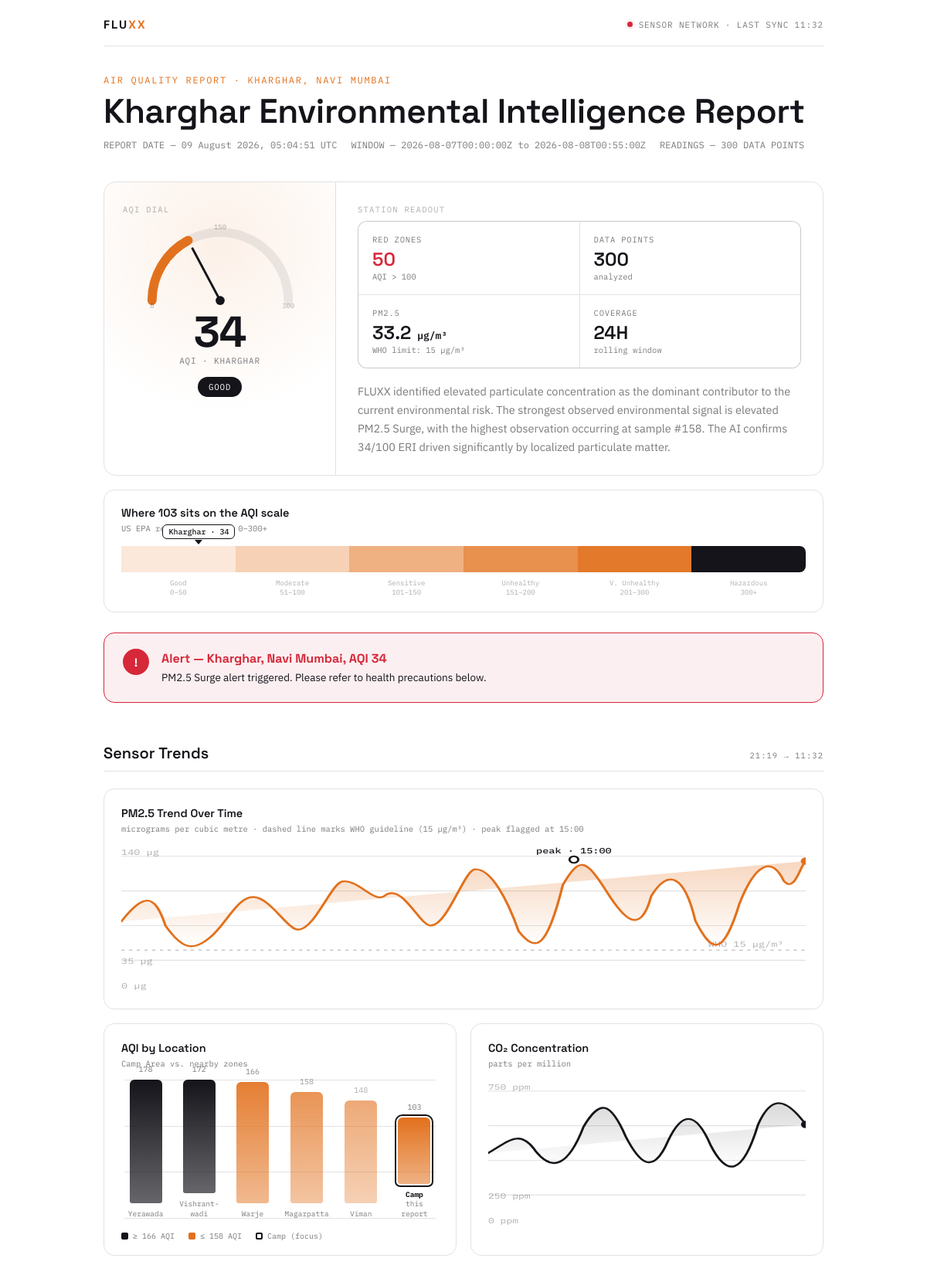
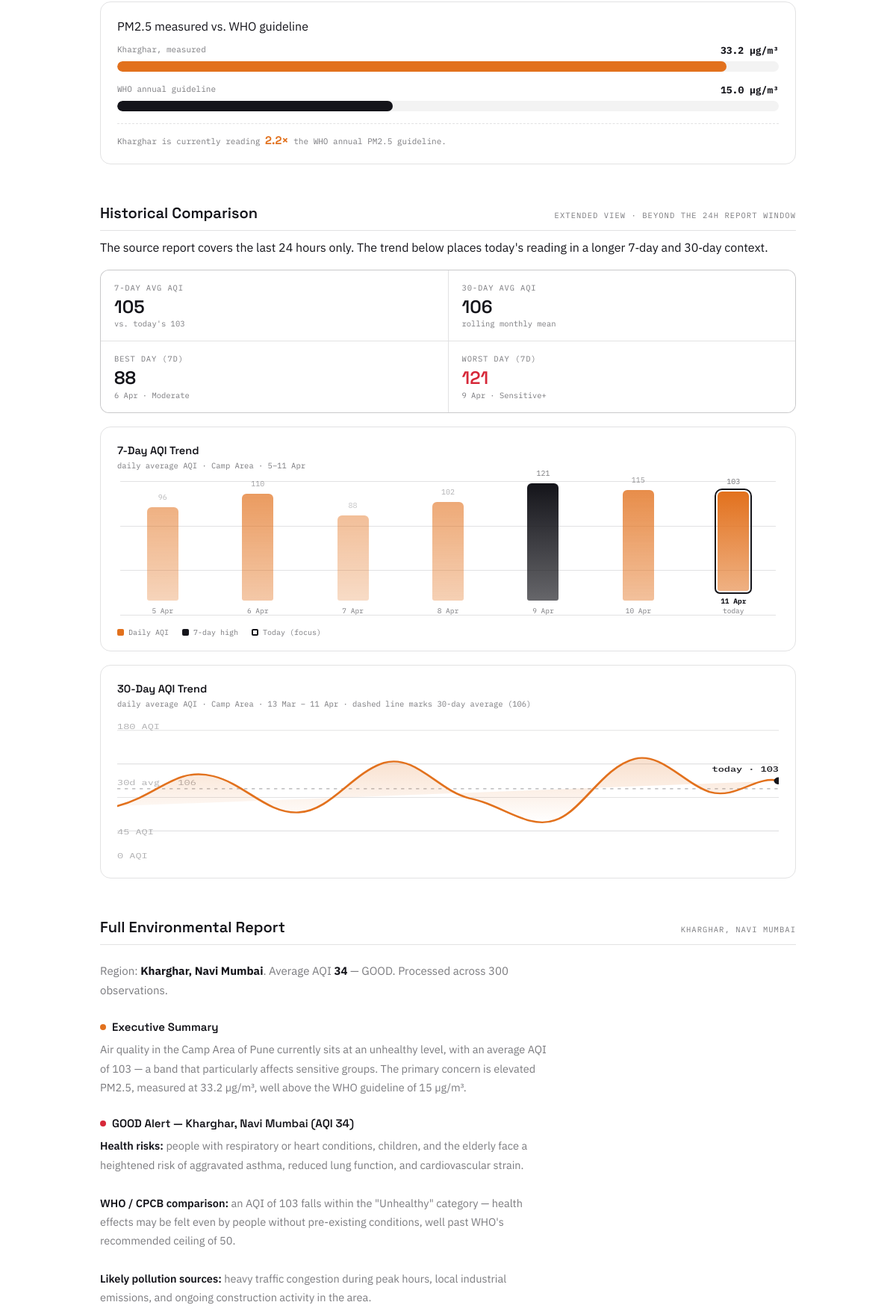
Screenshot of /api/v1/reports/FLX-REP-20260809-006/html (upper part) with the database file from the repository (2 pictures, top to bottom).
### tables this page shows
CREATE TABLE reports (
                    id TEXT PRIMARY KEY,
                    title TEXT NOT NULL,
                    type TEXT NOT NULL,
                    location TEXT NOT NULL,
                    created_at TEXT NOT NULL,
                    dataset_name TEXT,
                    observation_count INTEGER,
                    start_time TEXT,
                    end_time TEXT,
                    pm25 REAL,
                    pm10 REAL,
                    co2 REAL,
                    temperature REAL,
                    humidity REAL,
                    wind REAL,
                    eri_score INTEGER,
                    risk_level TEXT,
                    summary TEXT,
                    findings_json TEXT,
                    pros_json TEXT,
                    cons_json TEXT,
                    recommendations_json TEXT,
                    full_report_json TEXT,
                    pdf_path TEXT
                );

### app/api/reports.py (the view)
@router.get("/{report_id}/html")
def view_report_html(request: Request, report_id: str):
    report = reports_repository.get_report_by_id(report_id)
    if not report:
        raise HTTPException(status_code=404, detail=f"Report {report_id} not found.")
    report_data = report.get("fullReport", {})
    if not report_data:
        raise HTTPException(status_code=404, detail="HTML data missing from report.")
    return templates.TemplateResponse(
        "report_template.html",
        {
            "request": request,
            **report_data
        }
    )

### app/templates/report_template.html (shortened to what this page needs)
<!DOCTYPE html>
<html lang="en">
<head>
</head>
<body>
<div class="wrap">
  <div class="topbar">
    <div class="brand">FLU<span>XX</span></div>
    <div class="station-tag"><span class="dot"></span> SENSOR NETWORK · LAST SYNC 11:32</div>
  </div>
  <p class="eyebrow">Air Quality Report · {{ report.location }}</p>
  <h1>{{ report.title }}</h1>
  <div class="meta-row">
    <span>REPORT DATE — {{ report.generated_at }}</span>
    <span>WINDOW — {{ report.window }}</span>
    <span>READINGS — {{ methodology.observations }} DATA POINTS</span>
  </div>
  <div class="hero">
    <div class="gauge-panel">
      <div class="panel-label">AQI Dial</div>
      <svg class="gauge-svg" viewBox="0 0 200 112">
        <text x="10" y="110" class="tick-label" text-anchor="middle">0</text>
        <text x="100" y="6" class="tick-label" text-anchor="middle">150</text>
        <text x="190" y="110" class="tick-label" text-anchor="middle">300</text>
      </svg>
      <div class="gauge-readout">
        <div class="gauge-number">{{ summary.eri }}</div>
        <div class="gauge-unit">AQI · {{ report.location.split(',')[0] | upper }}</div>
      </div>
      <div class="gauge-status">{{ summary.risk }}</div>
    </div>
    <div class="hero-side">
      <div class="panel-label">Station Readout</div>
      <div class="readout-grid">
        <div class="readout-cell flag">
          <div class="rc-label">Red Zones</div>
          <div class="rc-value">{{ (methodology.observations / 6) | int }}</div>
          <div class="rc-sub">AQI &gt; 100</div>
        </div>
        <div class="readout-cell">
          <div class="rc-label">Data Points</div>
          <div class="rc-value">{{ methodology.observations }}</div>
          <div class="rc-sub">analyzed</div>
        </div>
        <div class="readout-cell">
          <div class="rc-label">PM2.5</div>
          <div class="rc-value">{{ metrics.pm25.current }}<span style="font-size:13px;font-family:'IBM Plex Mono',monospace;"> {{ metrics.pm25.unit }}</span></div>
          <div class="rc-sub">WHO limit: 15 µg/m³</div>
        </div>
        <div class="readout-cell">
          <div class="rc-label">Coverage</div>
          <div class="rc-value">24H</div>
          <div class="rc-sub">rolling window</div>
        </div>
      </div>
      <div class="hero-summary">
        {{ ai.interpretation }}
      </div>
    </div>
  </div>
  <div class="scale-card">
    <div class="chart-title">Where 103 sits on the AQI scale</div>
    <div class="chart-note">US EPA reference bands, 0–300+</div>
    <div class="scale-track">
      <div class="scale-marker" style="left:{{ [summary.eri / 3, 100]|min }}%;">
        <div class="sm-tag">{{ report.location.split(',')[0] }} · {{ summary.eri }}</div>
        <div class="sm-tri"></div>
      </div>
      <div class="scale-seg" style="background:rgba(226,113,29,0.16);"></div>
      <div class="scale-seg" style="background:rgba(226,113,29,0.32);"></div>
      <div class="scale-seg" style="background:rgba(226,113,29,0.55);"></div>
      <div class="scale-seg" style="background:rgba(226,113,29,0.78);"></div>
      <div class="scale-seg" style="background:rgba(226,113,29,0.94);"></div>
      <div class="scale-seg" style="background:var(--ink);"></div>
    </div>
    <div class="scale-labels">
      <span>Good<br>0–50</span>
      <span>Moderate<br>51–100</span>
      <span>Sensitive<br>101–150</span>
      <span>Unhealthy<br>151–200</span>
      <span>V. Unhealthy<br>201–300</span>
      <span>Hazardous<br>300+</span>
    </div>
  </div>
  <div class="alert">
    <div class="flag-icon">!</div>
    <div>
      <h3>Alert — {{ report.location }}, AQI {{ summary.eri }}</h3>
      <p>{{ summary.primary_driver }} alert triggered. Please refer to health precautions below.</p>
    </div>
  </div>
  <div class="section">
    <div class="section-head">
      <h2>Sensor Trends</h2>
      <span class="tag">21:19 → 11:32</span>
    </div>
    <div class="chart-card">
      <div class="chart-title">PM2.5 Trend Over Time</div>
      <div class="chart-note">micrograms per cubic metre · dashed line marks WHO guideline (15 µg/m³) · peak flagged at 15:00</div>
      <svg viewBox="0 0 620 180" width="100%" height="190" preserveAspectRatio="none">
        <text x="600" y="125" class="axis-label" text-anchor="end">WHO 15 µg/m³</text>
        <text x="410" y="10" class="annot-label" text-anchor="middle">peak · 15:00</text>
        <text x="0" y="12" class="axis-label">140 µg</text>
        <text x="0" y="146" class="axis-label">35 µg</text>
        <text x="0" y="176" class="axis-label">0 µg</text>
      </svg>
    </div>
    <div class="two-col-charts">
      <div class="chart-card">
        <div class="chart-title">AQI by Location</div>
        <div class="chart-note">Camp Area vs. nearby zones</div>
        <div class="bar-chart">
          <div class="bar-grid"><div></div><div></div><div></div><div></div></div>
          <div class="bar-col"><div class="bar" style="height:96%; background:linear-gradient(180deg, var(--ink), rgba(20,20,26,0.65));"><span class="bar-val">178</span></div><div class="bar-name">Yerawada</div></div>
          <div class="bar-col"><div class="bar" style="height:91%; background:linear-gradient(180deg, var(--ink), rgba(20,20,26,0.65));"><span class="bar-val">172</span></div><div class="bar-name">Vishrant&shy;wadi</div></div>
          <div class="bar-col"><div class="bar" style="height:87%; opacity:0.9;"><span class="bar-val">166</span></div><div class="bar-name">Warje</div></div>
          <div class="bar-col"><div class="bar" style="height:80%; opacity:0.75;"><span class="bar-val">158</span></div><div class="bar-name">Magarpatta</div></div>
          <div class="bar-col"><div class="bar" style="height:74%; opacity:0.6;"><span class="bar-val">148</span></div><div class="bar-name">Viman</div></div>
          <div class="bar-col"><div class="bar is-focus" style="height:48%; opacity:1;"><span class="bar-val">103</span></div><div class="bar-name"><b>Camp</b><br>this report</div></div>
        </div>
        <div class="legend-row">
          <span><span class="swatch" style="background:var(--ink);"></span>≥ 166 AQI</span>
          <span><span class="swatch" style="background:var(--accent);"></span>≤ 158 AQI</span>
          <span><span class="swatch" style="background:#fff; border:2px solid var(--ink);"></span>Camp (focus)</span>
        </div>
      </div>
      <div class="chart-card">
        <div class="chart-title">CO₂ Concentration</div>
        <div class="chart-note">parts per million</div>
        <svg viewBox="0 0 300 180" width="100%" height="190" preserveAspectRatio="none">
          <text x="0" y="12" class="axis-label">750 ppm</text>
          <text x="0" y="146" class="axis-label">250 ppm</text>
          <text x="0" y="176" class="axis-label">0 ppm</text>
        </svg>
      </div>
    </div>
  </div>
  <div class="compare-card">
    <div class="chart-title" style="margin-bottom:14px;">PM2.5 measured vs. WHO guideline</div>
    <div class="compare-row">
      <div class="compare-top"><span>{{ report.location.split(',')[0] }}, measured</span><b>{{ metrics.pm25.current }} µg/m³</b></div>
      <div class="compare-track"><div class="compare-fill" style="width:{{ [metrics.pm25.current / 15 * 41.6, 100]|min }}%; background:var(--accent);"></div></div>
    </div>
    <div class="compare-row">
      <div class="compare-top"><span>WHO annual guideline</span><b>15.0 µg/m³</b></div>
      <div class="compare-track"><div class="compare-fill" style="width:41.6%; background:var(--ink);"></div></div>
    </div>
    <div class="compare-ratio">{{ report.location.split(',')[0] }} is currently reading <b>{{ (metrics.pm25.current / 15) | round(1) }}×</b> the WHO annual PM2.5 guideline.</div>
  </div>
  <div class="section">
    <div class="section-head">
      <h2>Historical Comparison</h2>
      <span class="tag">Extended view · beyond the 24h report window</span>
    </div>
    <p class="chart-note" style="margin:-10px 0 20px;">The source report covers the last 24 hours only. The trend below places today's reading in a longer 7‑day and 30‑day context.</p>
    <div class="readout-grid" style="margin-bottom:18px;">
      <div class="readout-cell">
        <div class="rc-label">7-Day Avg AQI</div>
        <div class="rc-value">105</div>
        <div class="rc-sub">vs. today's 103</div>
      </div>
      <div class="readout-cell">
        <div class="rc-label">30-Day Avg AQI</div>
        <div class="rc-value">106</div>
        <div class="rc-sub">rolling monthly mean</div>
      </div>
      <div class="readout-cell">
        <div class="rc-label">Best Day (7d)</div>
        <div class="rc-value">88</div>
        <div class="rc-sub">6 Apr · Moderate</div>
      </div>
      <div class="readout-cell flag">
        <div class="rc-label">Worst Day (7d)</div>
        <div class="rc-value">121</div>
        <div class="rc-sub">9 Apr · Sensitive+</div>
      </div>
    </div>
    <div class="chart-card">
      <div class="chart-title">7-Day AQI Trend</div>
      <div class="chart-note">daily average AQI · Camp Area · 5–11 Apr</div>
      <div class="bar-chart">
        <div class="bar-grid"><div></div><div></div><div></div><div></div></div>
        <div class="bar-col"><div class="bar" style="height:69%; opacity:0.55;"><span class="bar-val">96</span></div><div class="bar-name">5 Apr</div></div>
        <div class="bar-col"><div class="bar" style="height:79%; opacity:0.7;"><span class="bar-val">110</span></div><div class="bar-name">6 Apr</div></div>
        <div class="bar-col"><div class="bar" style="height:63%; opacity:0.45;"><span class="bar-val">88</span></div><div class="bar-name">7 Apr</div></div>
        <div class="bar-col"><div class="bar" style="height:73%; opacity:0.6;"><span class="bar-val">102</span></div><div class="bar-name">8 Apr</div></div>
        <div class="bar-col"><div class="bar" style="height:87%; background:linear-gradient(180deg, var(--ink), rgba(20,20,26,0.65));"><span class="bar-val">121</span></div><div class="bar-name">9 Apr</div></div>
        <div class="bar-col"><div class="bar" style="height:82%; opacity:0.8;"><span class="bar-val">115</span></div><div class="bar-name">10 Apr</div></div>
        <div class="bar-col"><div class="bar is-focus" style="height:74%; opacity:1;"><span class="bar-val">103</span></div><div class="bar-name"><b>11 Apr</b><br>today</div></div>
      </div>
      <div class="legend-row">
        <span><span class="swatch" style="background:var(--accent);"></span>Daily AQI</span>
        <span><span class="swatch" style="background:var(--ink);"></span>7-day high</span>
        <span><span class="swatch" style="background:#fff; border:2px solid var(--ink);"></span>Today (focus)</span>
      </div>
    </div>
    <div class="chart-card">
      <div class="chart-title">30-Day AQI Trend</div>
      <div class="chart-note">daily average AQI · Camp Area · 13 Mar – 11 Apr · dashed line marks 30-day average (106)</div>
      <svg viewBox="0 0 620 180" width="100%" height="190" preserveAspectRatio="none">
        <text x="0" y="83" class="axis-label">30d avg · 106</text>
        <text x="620" y="66" class="annot-label" text-anchor="end">today · 103</text>
        <text x="0" y="12" class="axis-label">180 AQI</text>
        <text x="0" y="146" class="axis-label">45 AQI</text>
        <text x="0" y="176" class="axis-label">0 AQI</text>
      </svg>
    </div>
  </div>
  <div class="section">
    <div class="section-head">
      <h2>Full Environmental Report</h2>
      <span class="tag">{{ report.location }}</span>
    </div>
    <p class="report-lede">
      Region: <b>{{ report.location }}</b>. Average AQI <b>{{ summary.eri }}</b> — {{ summary.risk }}. Processed across {{ methodology.observations }} observations.
    </p>
    <div class="subhead"><span class="swatch-dot"></span>Executive Summary</div>
    <div class="body-text">
      Air quality in the Camp Area of Pune currently sits at an unhealthy level, with an average AQI of 103 — a band that particularly affects sensitive groups. The primary concern is elevated PM2.5, measured at {{ metrics.pm25.current }} µg/m³, well above the WHO guideline of 15 µg/m³.
    </div>
    <div class="subhead"><span class="swatch-dot" style="background:var(--alert);"></span>{{ summary.risk }} Alert — {{ report.location }} (AQI {{ summary.eri }})</div>
    <div class="body-text">
      <b>Health risks:</b> people with respiratory or heart conditions, children, and the elderly face a heightened risk of aggravated asthma, reduced lung function, and cardiovascular strain.<br><br>
      <b>WHO / CPCB comparison:</b> an AQI of 103 falls within the "Unhealthy" category — health effects may be felt even by people without pre-existing conditions, well past WHO's recommended ceiling of 50.<br><br>
      <b>Likely pollution sources:</b> heavy traffic congestion during peak hours, local industrial emissions, and ongoing construction activity in the area.
    </div>
  </div>
</div>
</body>
</html>

### rows the page displays
reports: location "KHARGHAR, NAVI MUMBAI", title "Kharghar Environmental Intelligence Report", risk "GOOD", location "Kharghar, Navi Mumbai", primary_driver "PM2.5 Surge"

### other values shown
{{ report.generated_at }} "09 August 2026, 05:04:51 UTC"
{{ report.window }} "2026-08-07T00:00:00Z to 2026-08-08T00:55:00Z"
{{ methodology.observations }} "300"
{{ summary.eri }} "34"
{{ report.location.split(',')[0] | upper }} "KHARGHAR"
{{ (methodology.observations / 6) | int }} "50"
{{ metrics.pm25.current }} "33.2"
{{ metrics.pm25.unit }} "µg/m³"
{{ report.location.split(',')[0] }} "Kharghar"
{{ (metrics.pm25.current / 15) | round(1) }} "2.2"
